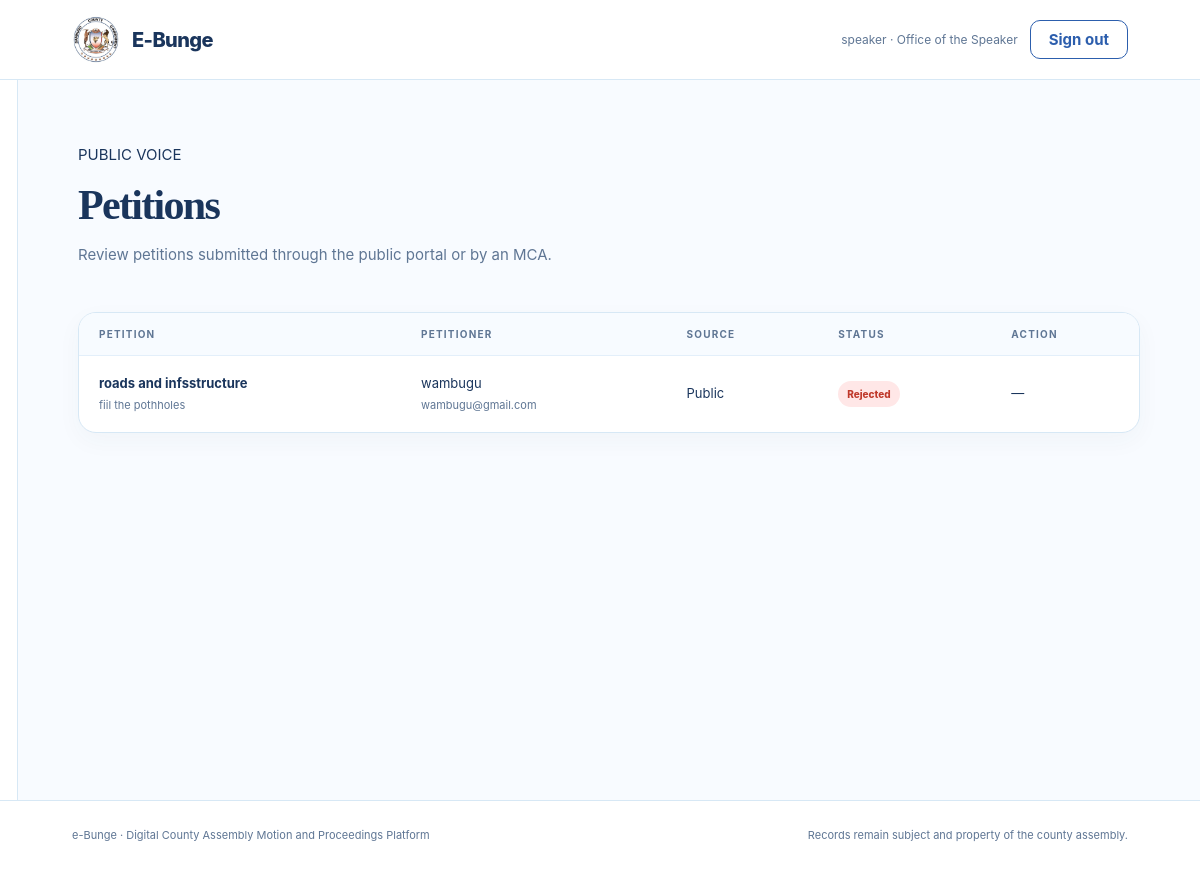
The page /pages/petitions.php (signed in) on the database its author committed.
### tables this page shows
CREATE TABLE petitions (
      id INTEGER PRIMARY KEY AUTOINCREMENT, subject TEXT NOT NULL, details TEXT NOT NULL,
      petitioner_name TEXT NOT NULL, petitioner_email TEXT NOT NULL, source TEXT DEFAULT 'public',
      status TEXT DEFAULT 'submitted', review_note TEXT, created_by INTEGER,
      created_at TEXT DEFAULT CURRENT_TIMESTAMP
    );

### pages/petitions.php (the view, shortened to what this page needs)
<?php
include __DIR__ . '/../includes/page_top.php';
$u = current_user();
$rows = db()->query('SELECT p.*, u.username FROM petitions p LEFT JOIN users u ON u.id = p.created_by ORDER BY p.id DESC')->fetchAll();
?>
<div class="page-heading">
  <div>
    <p class="eyebrow">PUBLIC VOICE</p>
    <h1>Petitions</h1>
    <p class="muted">Review petitions submitted through the public portal or by an MCA.</p>
  </div>
</div>
<section class="panel table-panel">
  <div class="table-wrap">
    <table>
      <thead>
        <tr>
          <th>Petition</th>
          <th>Petitioner</th>
          <th>Source</th>
          <th>Status</th>
          <th>Action</th>
        </tr>
      </thead>
      <tbody>
        <?php foreach ($rows as $r): ?>
          <tr>
            <td>
              <strong><?= e($r['subject']) ?></strong>
              <small><?= e(mb_strimwidth($r['details'], 0, 100, '…')) ?></small>
            </td>
            <td>
              <?= e($r['petitioner_name']) ?>
              <small><?= e($r['petitioner_email']) ?></small>
            </td>
            <td><?= e(ucfirst($r['source'])) ?></td>
            <td><?= status_badge($r['status']) ?></td>
            <td>
              <?php if ($u['role'] === 'hansard' && $r['status'] === 'submitted'): ?>
                <form method="post" action="../backend/petition_action.php" class="inline-form">
                  <input type="hidden" name="csrf" value="<?= e(csrf_token()) ?>">
                  <input type="hidden" name="id" value="<?= $r['id'] ?>">
                  <button name="action" value="review" class="btn btn-small" type="submit">Review</button>
                  <button name="action" value="reject" class="btn btn-small btn-soft" type="submit">Reject</button>
                </form>
              <?php else: ?>
                &mdash;
              <?php endif; ?>
            </td>
          </tr>
        <?php endforeach; ?>
      </tbody>
    </table>
  </div>
</section>
<?php include __DIR__ . '/../includes/page_bottom.php'; ?>

### config.php (shortened to what this page needs)
<?php
function db(): PDO {
    static $pdo = null;
    if ($pdo === null) {
        $pdo = new PDO('sqlite:' . DB_PATH);
        $pdo->setAttribute(PDO::ATTR_ERRMODE, PDO::ERRMODE_EXCEPTION);
        $pdo->setAttribute(PDO::ATTR_DEFAULT_FETCH_MODE, PDO::FETCH_ASSOC);
        $pdo->exec('PRAGMA foreign_keys = ON');
    }
    return $pdo;
}
function e($value): string {
    return htmlspecialchars((string)$value, ENT_QUOTES, 'UTF-8');
}
function current_user(): ?array {
    return $_SESSION['user'] ?? null;
}
function status_badge(string $status): string {
    return '<span class="badge badge-' . e($status) . '">' .
        e(ucwords(str_replace('_', ' ', $status))) . '</span>';
}

### assets/css/style.css (style rules this page uses)
:root { --ink: #1A355C; --muted: #5F7694; --deep: #2C5EAD; --mint: #1591DC; --pale: #4BB8FA; --cream: #C4E2F5; --white: #ffffff; --line: #D7E8F5; --shadow: 0 18px 45px rgba(44, 94, 173, 0.12); --radius: 18px; }
* { box-sizing: border-box; }
html { scroll-behavior: smooth; }
body { margin: 0; background: #f8fbff; color: var(--ink); font: 15px/1.6 Inter, ui-sans-serif, system-ui, sans-serif; }
.muted { color: var(--muted); }
.page-heading { display: flex; align-items: flex-end; justify-content: space-between; gap: 20px; margin-bottom: 30px; }
.page-heading h1 { margin: 0 0 7px; font: 700 42px/1.1 Georgia, serif; letter-spacing: -0.04em; }
.panel { padding: 25px; border: 1px solid var(--line); border-radius: var(--radius); background: white; box-shadow: 0 8px 25px rgba(48,87,72,0.04); }
.table-panel { padding: 0; overflow: hidden; }
.table-wrap { overflow-x: auto; }
table { width: 100%; min-width: 680px; border-collapse: collapse; text-align: left; }
th { padding: 13px 20px; background: #f7fbff; color: var(--muted); font-size: 10px; letter-spacing: 0.12em; text-transform: uppercase; }
td { padding: 17px 20px; border-top: 1px solid #e3effa; font-size: 13px; vertical-align: middle; }
td strong, td small { display: block; }
td small { margin-top: 3px; color: var(--muted); font-size: 11px; }
.badge { display: inline-block; padding: 5px 9px; border-radius: 30px; background: #eef3ef; color: var(--muted); font-size: 10px; font-weight: 800; }
.badge-returned, .badge-rejected, .badge-denied, .badge-missed { background: #FFE7E7; color: #C0392B; }

### rows shown on the page
petitions: subject "roads and infsstructure", details "fiil the pothholes", petitioner_name "wambugu", petitioner_email "wambugu@gmail.com", source "Public", status "Rejected"

### other values the page prints
$user['username'] "speaker"
role_name($user['role']) "Office of the Speaker"
